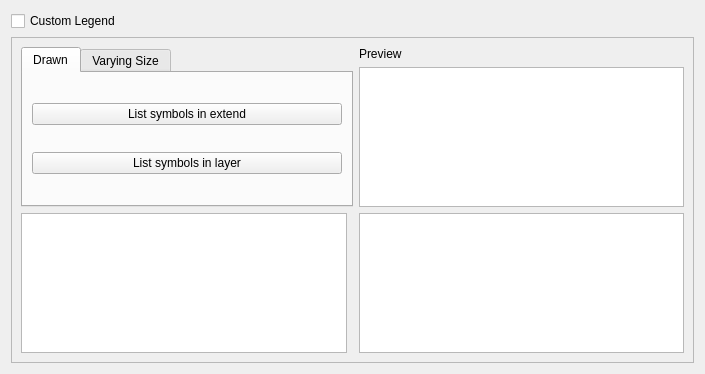
<?xml version="1.0" encoding="UTF-8"?>
<ui version="4.0">
 <class>QgsLegendingGuiBase</class>
 <widget class="QWidget" name="QgsLegendingGuiBase">
  <property name="geometry">
   <rect>
    <x>0</x>
    <y>0</y>
    <width>705</width>
    <height>374</height>
   </rect>
  </property>
  <property name="windowTitle">
   <string>Form</string>
  </property>
  <layout class="QVBoxLayout" name="verticalLayout_6">
   <item>
    <widget class="QCheckBox" name="checkBox">
     <property name="text">
      <string>Custom Legend</string>
     </property>
    </widget>
   </item>
   <item>
    <widget class="QFrame" name="frame">
     <property name="frameShape">
      <enum>QFrame::StyledPanel</enum>
     </property>
     <property name="frameShadow">
      <enum>QFrame::Plain</enum>
     </property>
     <layout class="QGridLayout" name="gridLayout">
      <item row="0" column="2">
       <widget class="QLabel" name="label">
        <property name="text">
         <string>Preview</string>
        </property>
       </widget>
      </item>
      <item row="0" column="0" rowspan="2" colspan="2">
       <widget class="QTabWidget" name="tabWidget">
        <property name="currentIndex">
         <number>0</number>
        </property>
        <widget class="QWidget" name="tab">
         <attribute name="title">
          <string>Drawn</string>
         </attribute>
         <layout class="QVBoxLayout" name="verticalLayout">
          <item>
           <widget class="QPushButton" name="symbolsInExtendButton">
            <property name="text">
             <string>List symbols in extend</string>
            </property>
           </widget>
          </item>
          <item>
           <widget class="QPushButton" name="symbolsInLayerButton">
            <property name="text">
             <string>List symbols in layer</string>
            </property>
           </widget>
          </item>
         </layout>
        </widget>
        <widget class="QWidget" name="tab_2">
         <attribute name="title">
          <string>Varying Size</string>
         </attribute>
         <layout class="QGridLayout" name="gridLayout_2">
          <item row="1" column="0">
           <widget class="QDoubleSpinBox" name="minSizeSpinBox"/>
          </item>
          <item row="2" column="0" colspan="3">
           <layout class="QHBoxLayout" name="horizontalLayout_3">
            <item>
             <widget class="QPushButton" name="horizontalSizeLayoutButton">
              <property name="sizePolicy">
               <sizepolicy hsizetype="Minimum" vsizetype="Expanding">
                <horstretch>0</horstretch>
                <verstretch>0</verstretch>
               </sizepolicy>
              </property>
              <property name="text">
               <string>O o .</string>
              </property>
             </widget>
            </item>
            <item>
             <widget class="QPushButton" name="verticalalSizeLayoutButton">
              <property name="sizePolicy">
               <sizepolicy hsizetype="Minimum" vsizetype="Expanding">
                <horstretch>0</horstretch>
                <verstretch>0</verstretch>
               </sizepolicy>
              </property>
              <property name="text">
               <string>O
o
.</string>
              </property>
             </widget>
            </item>
            <item>
             <layout class="QVBoxLayout" name="verticalLayout_5">
              <item>
               <spacer name="verticalSpacer_3">
                <property name="orientation">
                 <enum>Qt::Vertical</enum>
                </property>
                <property name="sizeHint" stdset="0">
                 <size>
                  <width>20</width>
                  <height>40</height>
                 </size>
                </property>
               </spacer>
              </item>
              <item>
               <widget class="QLabel" name="label_5">
                <property name="text">
                 <string>Offset</string>
                </property>
               </widget>
              </item>
              <item>
               <widget class="QDoubleSpinBox" name="doubleSpinBox"/>
              </item>
             </layout>
            </item>
           </layout>
          </item>
          <item row="0" column="0">
           <widget class="QLabel" name="label_2">
            <property name="text">
             <string>Min Size</string>
            </property>
           </widget>
          </item>
          <item row="0" column="2">
           <widget class="QLabel" name="label_4">
            <property name="text">
             <string>Number of shapes</string>
            </property>
           </widget>
          </item>
          <item row="1" column="2">
           <widget class="QSpinBox" name="nbIntervalsSpinBox"/>
          </item>
          <item row="0" column="1">
           <widget class="QLabel" name="label_3">
            <property name="text">
             <string>Max Size</string>
            </property>
           </widget>
          </item>
          <item row="1" column="1">
           <widget class="QDoubleSpinBox" name="maxSizeSpinBox"/>
          </item>
         </layout>
        </widget>
       </widget>
      </item>
      <item row="1" column="2">
       <widget class="QTreeView" name="treeView">
        <property name="enabled">
         <bool>true</bool>
        </property>
       </widget>
      </item>
      <item row="2" column="0">
       <widget class="QListView" name="sourceListView"/>
      </item>
      <item row="2" column="2">
       <widget class="QListView" name="targetListView"/>
      </item>
     </layout>
    </widget>
   </item>
  </layout>
 </widget>
 <resources>
  <include location="../../images/images.qrc"/>
 </resources>
 <connections/>
</ui>
